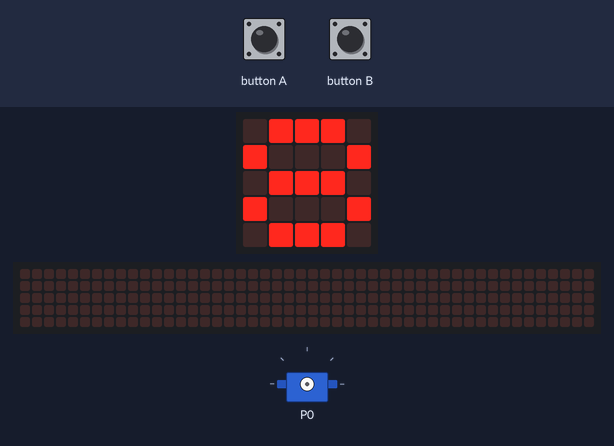
Simulated run of this program. Board: BBC micro:bit (MakeCode). Parts: the board's 5×5 LED display, a strip that is not on the board, showing the scrolling text unrolled, servo. Inputs (shaded band) come from the test bench. The 48×5 strip is a reading aid, not a part: it shows the text the display is scrolling, unrolled, one strip-width of it at a time.

Above: at 0.8 s.
At 15.4 s:
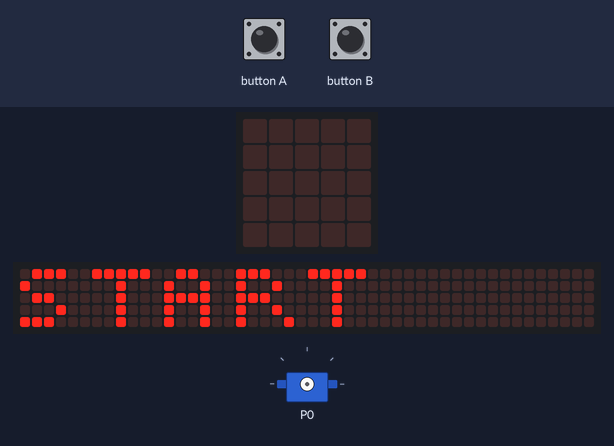
16.9 s: button B pressed for 0.15 s
At 17.6 s:
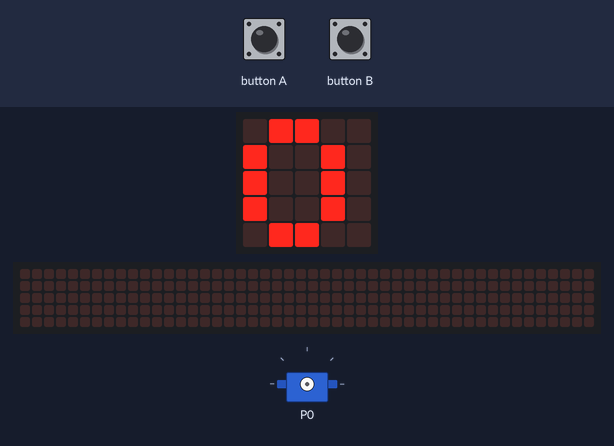
20.0 s: button A pressed for 0.15 s
20.7 s: button B pressed for 0.15 s
At 24.8 s:
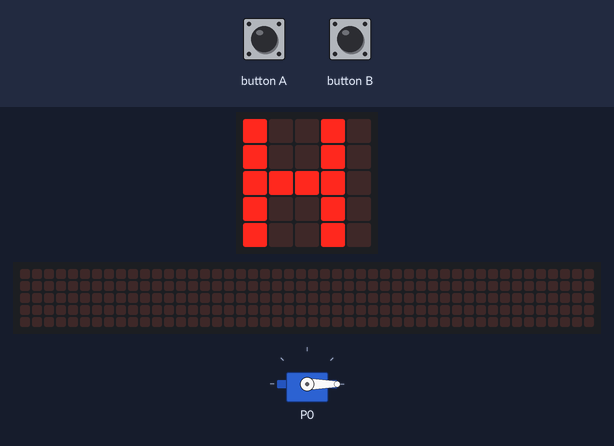
27.4 s: button B pressed for 0.15 s
At 32.8 s:
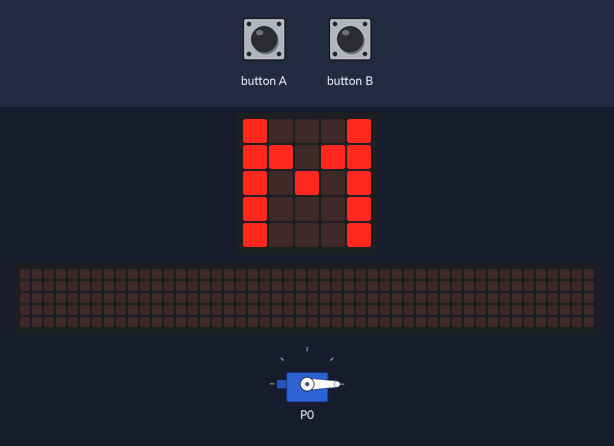
Timing chart, 0 to 43.6 s (numbered marks = the images above; inputs shaded):
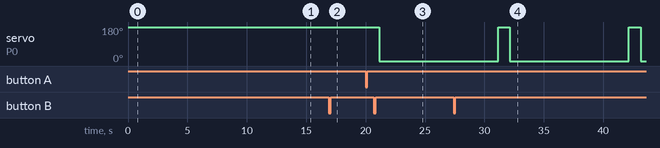

Measured:
- after the input at 16.9 s, the display: changes after 0.15 s (image 2)
- after the input at 20.7 s, the display: first differs from a run without the input after 2.8 s (image 3 shows a later state)
- after the input at 27.4 s, the display: first differs from a run without the input after 2.6 s (image 4 shows a later state)
- by itself, servo on P0: alternates 180° for 1.0 s and 0° for 10.0 s
- what the display in image 0 shows lasts 0.7 s, from 0.8 s to 1.5 s

The program:

main.ts
```typescript
input.onButtonPressed(Button.A, function () {
    for (let index = 0; index < input.runningTime(); index++) {
        pins.servoWritePin(AnalogPin.P0, 180)
        basic.pause(1000)
        pins.servoWritePin(AnalogPin.P0, 0)
        basic.pause(10000)
    }
})
input.onButtonPressed(Button.B, function () {
    basic.showNumber(Math.trunc(input.runningTime() / 3600000))
    basic.showString("H")
    basic.clearScreen()
    basic.showNumber(Math.trunc(input.runningTime() / 60000) % 60)
    basic.showString("M")
    basic.clearScreen()
    basic.showNumber(Math.trunc(input.runningTime() / 1000) % 60)
    basic.showString("S")
    basic.clearScreen()
})
music.setVolume(255)
basic.showNumber(9)
basic.showNumber(8)
basic.showNumber(7)
basic.showNumber(6)
basic.showNumber(5)
basic.showNumber(4)
basic.showNumber(3)
basic.showNumber(2)
basic.showNumber(1)
basic.showNumber(0)
basic.clearScreen()
basic.showString("OK")
basic.showString("START")
```

test.ts
```typescript
// テストはここに来ます。このパッケージが拡張機能として使用されるときにはコンパイルされません。
```
